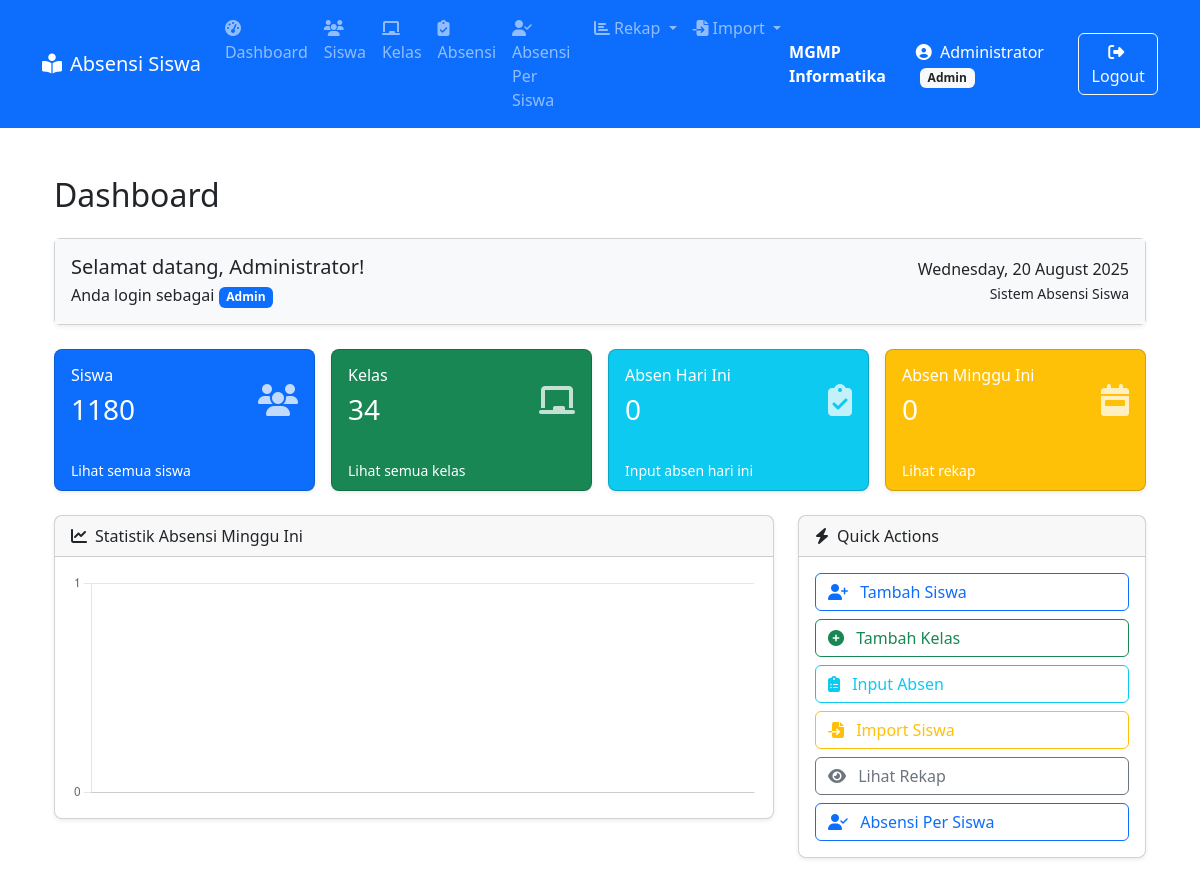
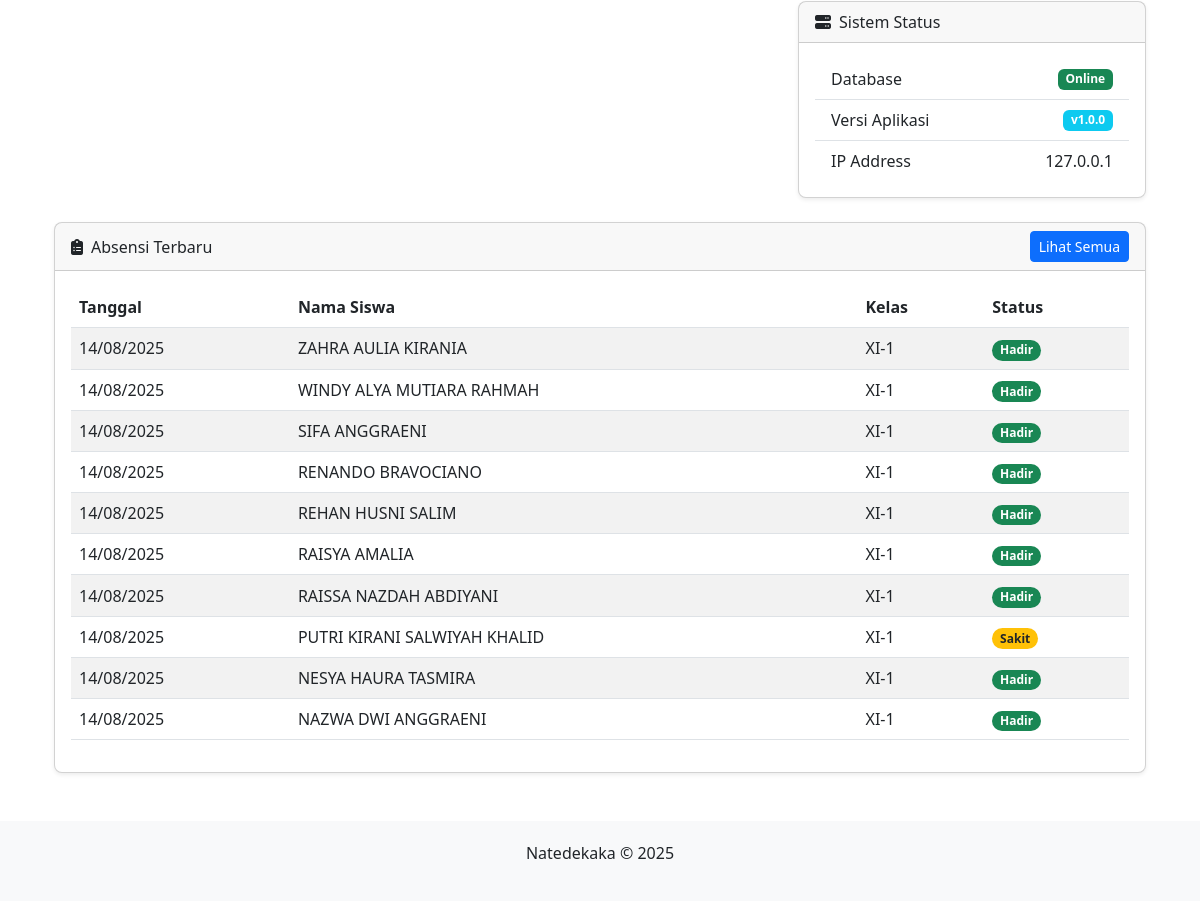
Before: /dashboard/index.php (signed in) with the older database file (2 pictures, top to bottom).
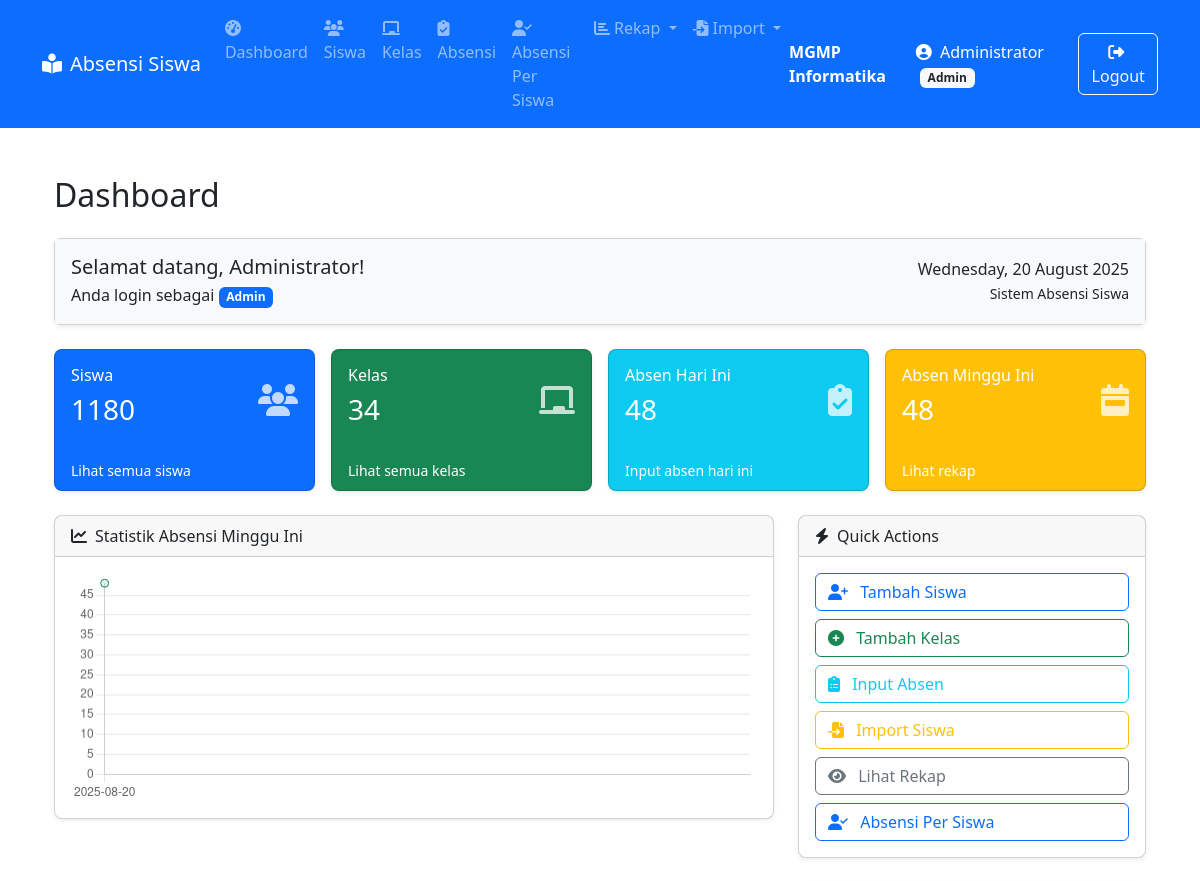
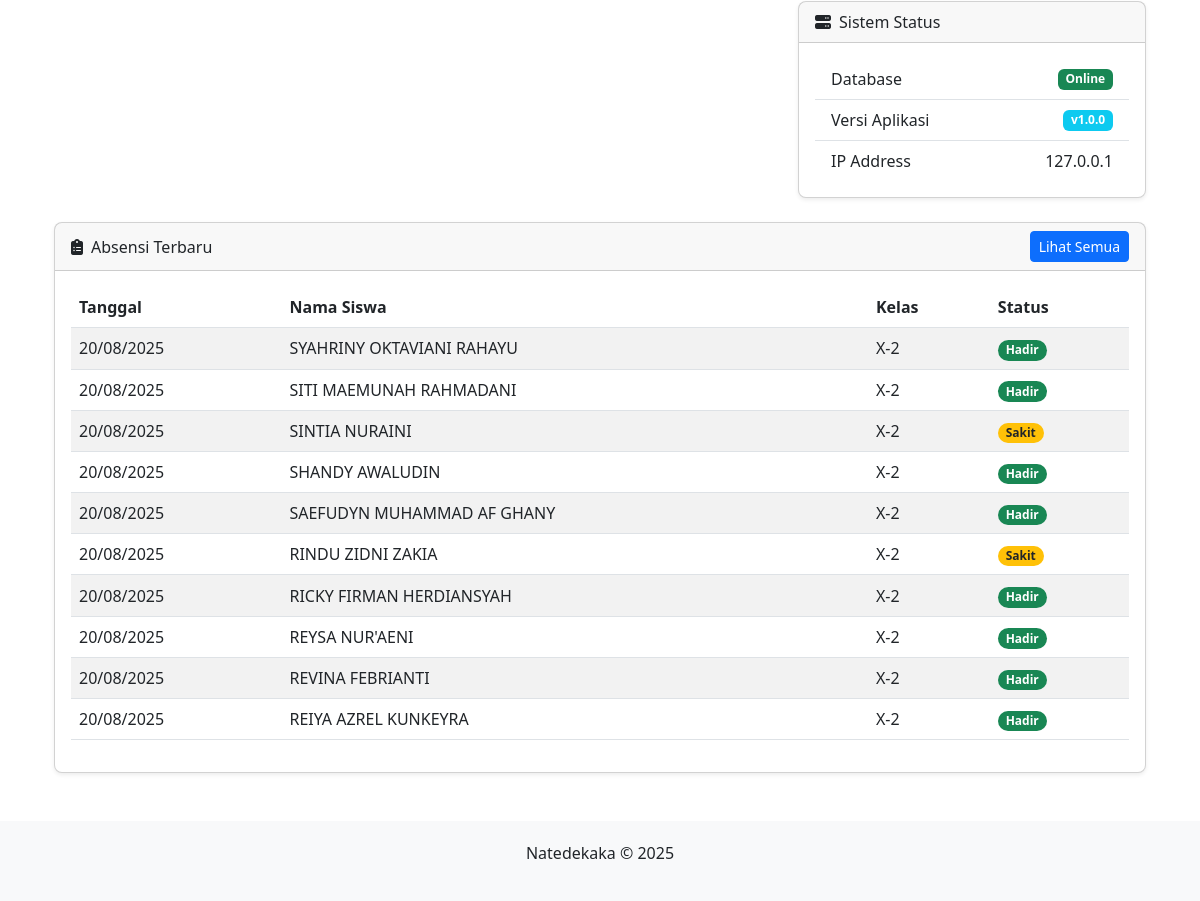
After: the same page with the newer database file (2 pictures, top to bottom).
### tables this page shows
CREATE TABLE `absensi` (
  `id` int(11) NOT NULL,
  `siswa_id` int(11) NOT NULL,
  `tanggal` date NOT NULL,
  `status` enum('Hadir','Sakit','Izin','Alfa','Terlambat') NOT NULL
);

CREATE TABLE `siswa` (
  `id` int(11) NOT NULL,
  `nis` varchar(20) NOT NULL,
  `nisn` varchar(20) NOT NULL,
  `nama` varchar(100) NOT NULL,
  `kelas_id` int(11) NOT NULL,
  `jenis_kelamin` enum('Laki-laki','Perempuan') DEFAULT NULL
);

CREATE TABLE `kelas` (
  `id` int(11) NOT NULL,
  `nama_kelas` varchar(10) NOT NULL,
  `wali_kelas` varchar(100) NOT NULL
);

### dashboard/index.php (the view, shortened to what the changed rows need)
<?php
include_once '../config.php';
$statistics = [
    'siswa' => 0,
    'kelas' => 0,
    'absen_hari_ini' => 0,
    'absen_minggu_ini' => 0
];
$sql = "SELECT COUNT(*) AS total FROM siswa";
$result = $koneksi->query($sql);
if ($result && $row = $result->fetch_assoc()) {
    $statistics['siswa'] = $row['total'];
}
$sql = "SELECT COUNT(*) AS total FROM kelas";
$result = $koneksi->query($sql);
if ($result && $row = $result->fetch_assoc()) {
    $statistics['kelas'] = $row['total'];
}
$today = date('Y-m-d');
$sql = "SELECT COUNT(*) AS total FROM absensi WHERE tanggal = ?";
$stmt = $koneksi->prepare($sql);
$stmt->bind_param('s', $today);
$stmt->execute();
$result = $stmt->get_result();
if ($result && $row = $result->fetch_assoc()) {
    $statistics['absen_hari_ini'] = $row['total'];
}
$start_week = date('Y-m-d', strtotime('monday this week'));
$end_week = date('Y-m-d', strtotime('sunday this week'));
$sql = "SELECT COUNT(*) AS total FROM absensi WHERE tanggal BETWEEN ? AND ?";
$stmt = $koneksi->prepare($sql);
$stmt->bind_param('ss', $start_week, $end_week);
$stmt->execute();
$result = $stmt->get_result();
if ($result && $row = $result->fetch_assoc()) {
    $statistics['absen_minggu_ini'] = $row['total'];
}
$sql = "SELECT a.id, a.tanggal, a.status, s.nama AS nama_siswa, k.nama_kelas
        FROM absensi a
        JOIN siswa s ON a.siswa_id = s.id
        JOIN kelas k ON s.kelas_id = k.id
        ORDER BY a.tanggal DESC, a.id DESC
        LIMIT 10";
$absensi_terbaru = $koneksi->query($sql);
$sql = "SELECT tanggal, COUNT(*) AS jumlah FROM absensi
        WHERE tanggal BETWEEN ? AND ?
        GROUP BY tanggal ORDER BY tanggal";
$stmt = $koneksi->prepare($sql);
$stmt->bind_param('ss', $start_week, $end_week);
$stmt->execute();
$result = $stmt->get_result();
$absensi_harian = [];
while ($row = $result->fetch_assoc()) {
    $absensi_harian[] = $row;
}
?>
<?php include '../includes/header.php'; ?>
<div class="container mt-4">
    <h2 class="mb-4">Dashboard</h2>
    <div class="row g-3 mb-4">
        <div class="col-md-3">
            <div class="card text-white bg-info shadow-sm h-100 rounded-3">
                <div class="card-body d-flex justify-content-between align-items-center">
                    <div>
                        <h6 class="card-title">Absen Hari Ini</h6>
                        <h3><?= $statistics['absen_hari_ini'] ?></h3>
                    </div>
                </div>
            </div>
        </div>
        <div class="col-md-3">
            <div class="card text-white bg-warning shadow-sm h-100 rounded-3">
                <div class="card-body d-flex justify-content-between align-items-center">
                    <div>
                        <h6 class="card-title">Absen Minggu Ini</h6>
                        <h3><?= $statistics['absen_minggu_ini'] ?></h3>
                    </div>
                </div>
            </div>
        </div>
    </div>
    <div class="row mb-4">
        <div class="col-md-8">
            <div class="card shadow-sm rounded-3">
                <div class="card-body">
                    <canvas id="absensiChart" height="100"></canvas>
                </div>
            </div>
        </div>
    </div>
    <div class="row">
        <div class="col-md-12">
            <div class="card shadow-sm rounded-3">
                <div class="card-body">
                    <div class="table-responsive">
                        <table class="table table-striped table-hover align-middle">
                            <thead>
                                <tr>
                                    <th>Tanggal</th>
                                    <th>Nama Siswa</th>
                                    <th>Kelas</th>
                                    <th>Status</th>
                                </tr>
                            </thead>
                            <tbody>
                                <?php if ($absensi_terbaru && $absensi_terbaru->num_rows > 0): ?>
                                    <?php while ($row = $absensi_terbaru->fetch_assoc()): ?>
                                        <tr>
                                            <td><?= date('d/m/Y', strtotime($row['tanggal'])) ?></td>
                                            <td><?= htmlspecialchars($row['nama_siswa']) ?></td>
                                            <td><?= htmlspecialchars($row['nama_kelas']) ?></td>
                                            <td>
                                                <span class="badge rounded-pill
                                                    <?= $row['status'] === 'Hadir' ? 'bg-success' : '' ?>
                                                    <?= $row['status'] === 'Sakit' ? 'bg-warning text-dark' : '' ?>
                                                    <?= $row['status'] === 'Izin' ? 'bg-info' : '' ?>
                                                    <?= $row['status'] === 'Alfa' ? 'bg-danger' : '' ?>
                                                    <?= $row['status'] === 'Terlambat' ? 'bg-secondary' : '' ?>">
                                                    <?= $row['status'] ?>
                                                </span>
                                            </td>
                                        </tr>
                                    <?php endwhile; ?>
                                <?php else: ?>
                                    <tr>
                                        <td colspan="4" class="text-center">Tidak ada data absensi</td>
                                    </tr>
                                <?php endif; ?>
                            </tbody>
                        </table>
                    </div>
                </div>
            </div>
        </div>
    </div>
</div>
<script>
    const ctx = document.getElementById('absensiChart').getContext('2d');
    const labels = <?= json_encode(array_column($absensi_harian, 'tanggal')) ?>;
    const data = <?= json_encode(array_column($absensi_harian, 'jumlah')) ?>;
    new Chart(ctx, {
        type: 'line',
        data: {
            labels: labels,
            datasets: [{
                label: 'Jumlah Absensi',
                data: data,
                borderColor: '#198754',
                backgroundColor: 'rgba(25, 135, 84, 0.1)',
                tension: 0.4,
                pointRadius: 4,
                pointHoverRadius: 6
            }]
        },
        options: {
            responsive: true,
            plugins: {
                legend: {
                    display: false
                }
            },
            scales: {
                y: {
                    beginAtZero: true,
                    ticks: {
                        stepSize: 1
                    }
                }
            }
        }
    });
</script>
<?php include '../includes/footer.php'; ?>

Changed rows visible on the page:
no longer on this page (row unchanged): absensi: tanggal "14/08/2025", siswa.nama "ZAHRA AULIA KIRANIA", kelas.nama_kelas "XI-1", status "Hadir"
no longer on this page (row unchanged): absensi: tanggal "14/08/2025", siswa.nama "WINDY ALYA MUTIARA RAHMAH", kelas.nama_kelas "XI-1", status "Hadir"
no longer on this page (row unchanged): absensi: tanggal "14/08/2025", siswa.nama "SIFA ANGGRAENI", kelas.nama_kelas "XI-1", status "Hadir"
no longer on this page (row unchanged): absensi: tanggal "14/08/2025", siswa.nama "RENANDO BRAVOCIANO", kelas.nama_kelas "XI-1", status "Hadir"
no longer on this page (row unchanged): absensi: tanggal "14/08/2025", siswa.nama "REHAN HUSNI SALIM", kelas.nama_kelas "XI-1", status "Hadir"
no longer on this page (row unchanged): absensi: tanggal "14/08/2025", siswa.nama "RAISYA AMALIA", kelas.nama_kelas "XI-1", status "Hadir"
no longer on this page (row unchanged): absensi: tanggal "14/08/2025", siswa.nama "RAISSA NAZDAH ABDIYANI", kelas.nama_kelas "XI-1", status "Hadir"
no longer on this page (row unchanged): absensi: tanggal "14/08/2025", siswa.nama "PUTRI KIRANI SALWIYAH KHALID", kelas.nama_kelas "XI-1", status "Sakit"
no longer on this page (row unchanged): absensi: tanggal "14/08/2025", siswa.nama "NESYA HAURA TASMIRA", kelas.nama_kelas "XI-1", status "Hadir"
no longer on this page (row unchanged): absensi: tanggal "14/08/2025", siswa.nama "NAZWA DWI ANGGRAENI", kelas.nama_kelas "XI-1", status "Hadir"
added absensi: tanggal "20/08/2025", siswa.nama "SYAHRINY OKTAVIANI RAHAYU", kelas.nama_kelas "X-2", status "Hadir"
added absensi: tanggal "20/08/2025", siswa.nama "SITI MAEMUNAH RAHMADANI", kelas.nama_kelas "X-2", status "Hadir"
added absensi: tanggal "20/08/2025", siswa.nama "SINTIA NURAINI", kelas.nama_kelas "X-2", status "Sakit"
added absensi: tanggal "20/08/2025", siswa.nama "SHANDY AWALUDIN", kelas.nama_kelas "X-2", status "Hadir"
added absensi: tanggal "20/08/2025", siswa.nama "SAEFUDYN MUHAMMAD AF GHANY", kelas.nama_kelas "X-2", status "Hadir"
added absensi: tanggal "20/08/2025", siswa.nama "RINDU ZIDNI ZAKIA", kelas.nama_kelas "X-2", status "Sakit"
added absensi: tanggal "20/08/2025", siswa.nama "RICKY FIRMAN HERDIANSYAH", kelas.nama_kelas "X-2", status "Hadir"
added absensi: tanggal "20/08/2025", siswa.nama "REYSA NUR'AENI", kelas.nama_kelas "X-2", status "Hadir"
added absensi: tanggal "20/08/2025", siswa.nama "REVINA FEBRIANTI", kelas.nama_kelas "X-2", status "Hadir"
added absensi: tanggal "20/08/2025", siswa.nama "REIYA AZREL KUNKEYRA", kelas.nama_kelas "X-2", status "Hadir"
Other visible differences:
$statistics['absen_hari_ini']: "0" → "48"
$statistics['absen_minggu_ini']: "0" → "48"
chart data {{ json_encode(array_column($absensi_harian, 'tanggal')) }}: [] → ["2025-08-20"]
chart data {{ json_encode(array_column($absensi_harian, 'jumlah')) }}: [] → [48]
